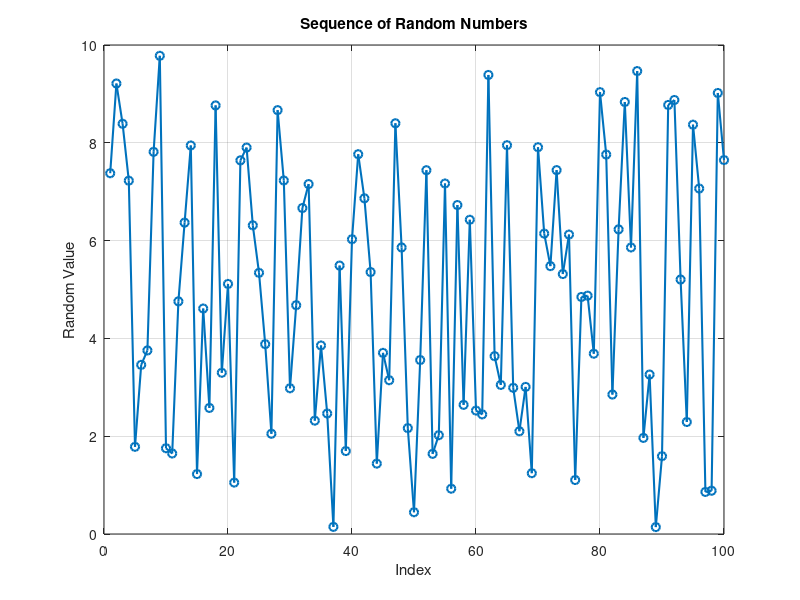
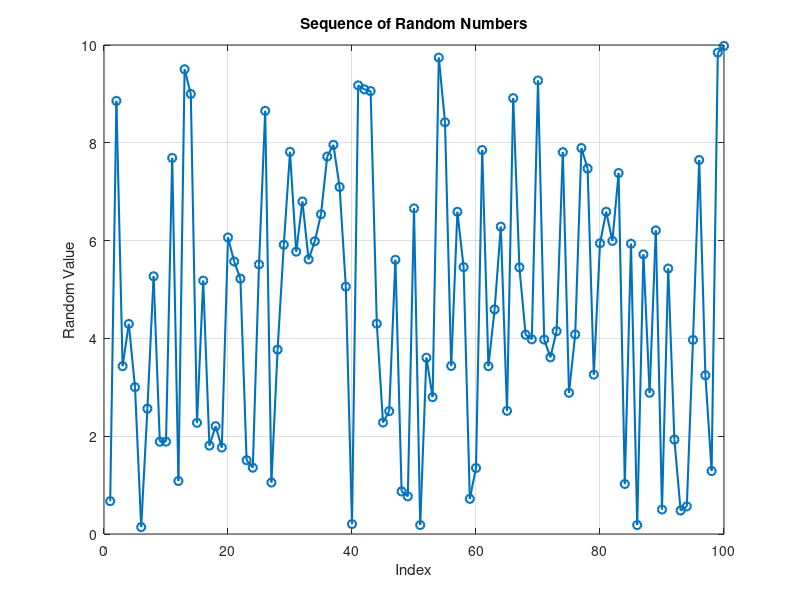

Recreate these plots in MATLAB, in order.
% Parameters
n = 100;              % Number of random numbers to generate
min_val = 0;          % Minimum value of random numbers
max_val = 10;         % Maximum value of random numbers
% Generate random numbers
random_sequence = min_val + (max_val - min_val) * rand(1, n);
% Plot the random sequence
figure;
plot(random_sequence, '-o', 'LineWidth', 1.5);
xlabel('Index');
ylabel('Random Value');
title('Sequence of Random Numbers');
grid on;
% Parameters
n = 100;              % Number of random numbers to generate
min_val = 0;          % Minimum value of random numbers
max_val = 10;         % Maximum value of random numbers

% Generate random numbers
random_sequence = min_val + (max_val - min_val) * rand(1, n);

% Plot the random sequence
figure;
plot(random_sequence, '-o', 'LineWidth', 1.5);
xlabel('Index');
ylabel('Random Value');
title('Sequence of Random Numbers');
grid on;
